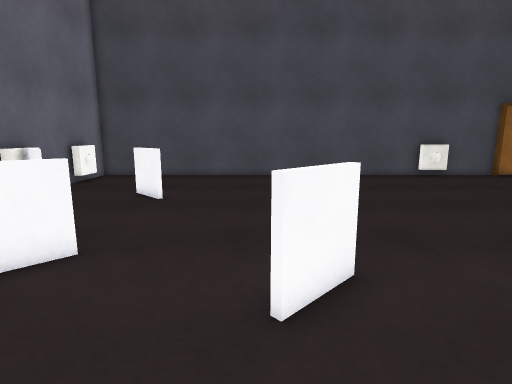
[1] (above)

14 first-person views from a walk through a 3-D level made in the Unity game engine. The camera is 1.2 m above the floor, tilts 10° down and sees 80° across. The floor is counted in squares, 0.5 m on a side. Each view is taken from the middle of a square. On the plan, view 1 faces up. The plan holds only what a view shows up to about 19 squares ahead; the rest is blank. The player character is not drawn. Surface patterns are stand-ins for the level's own textures.

[2]
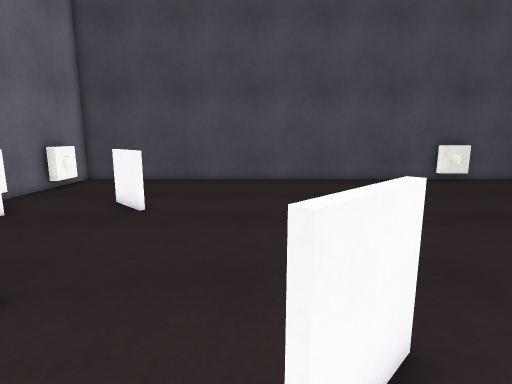

[3]
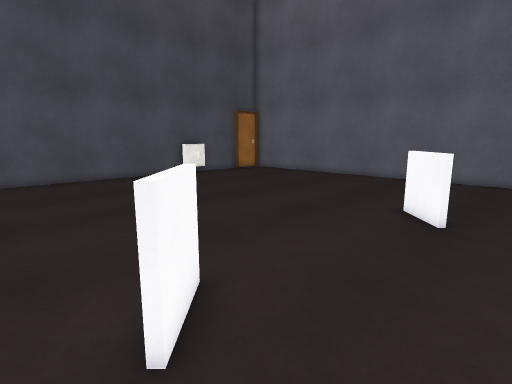

[4]
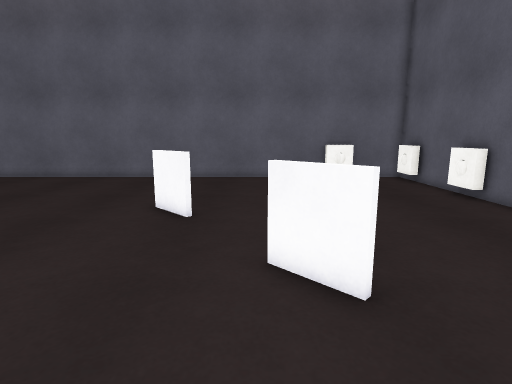

[5]
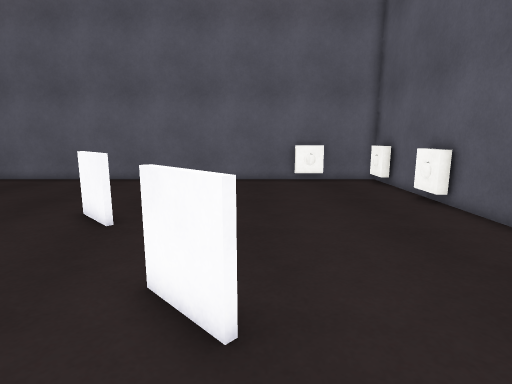

[6]
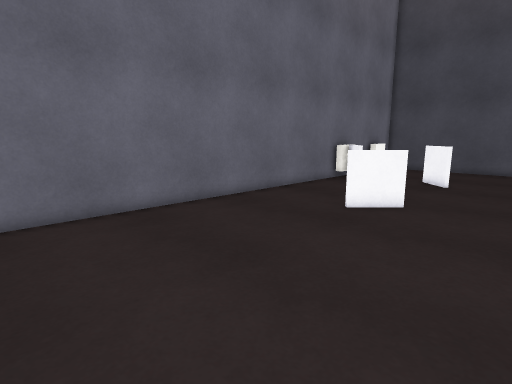

[7]
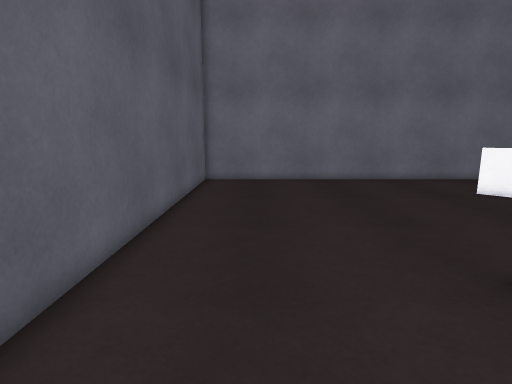

[8]
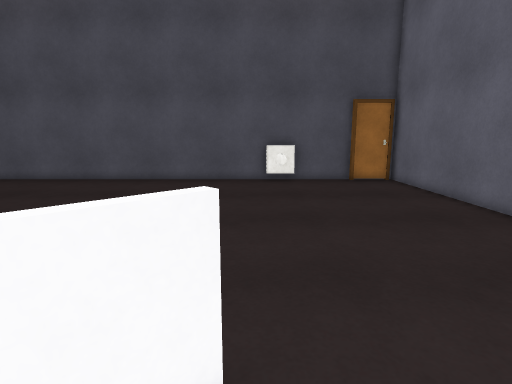

[9]
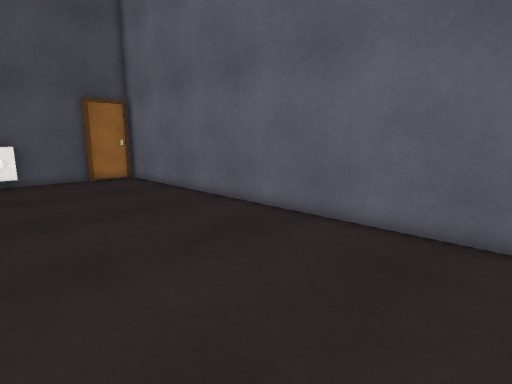

[10]
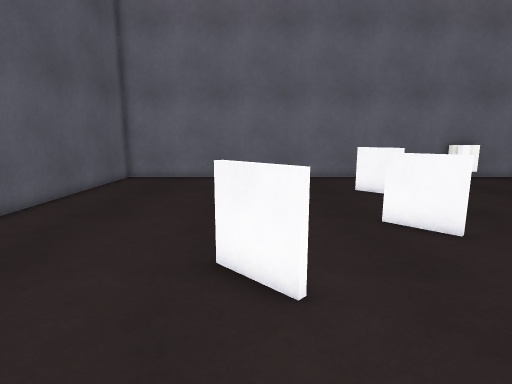

[11]
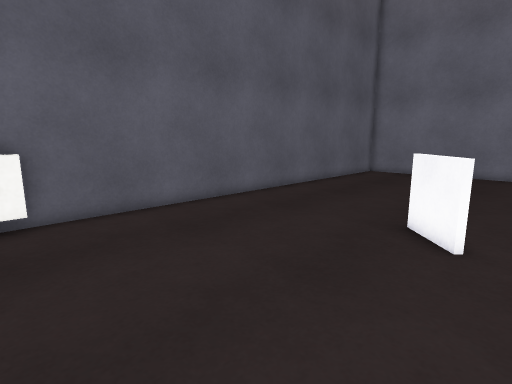

[12]
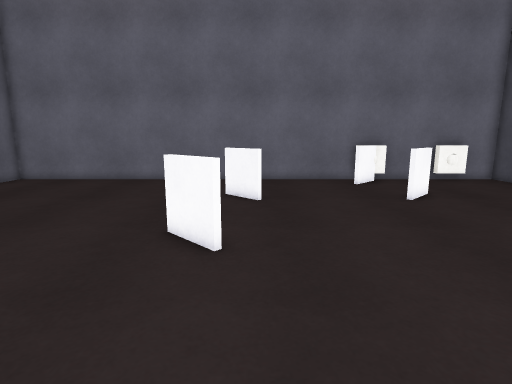

[13]
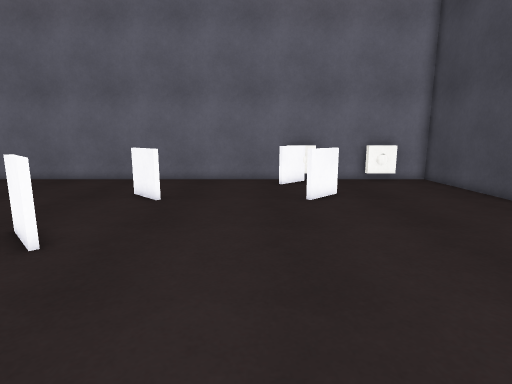

[14]
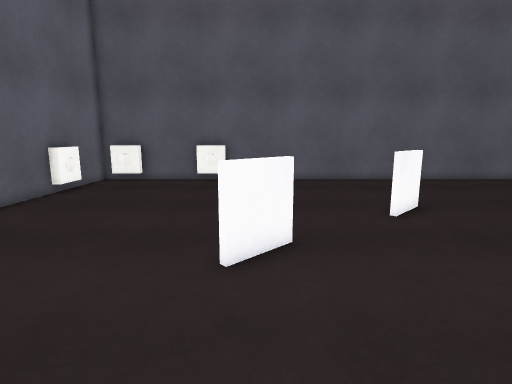

### Floor plan
Points are (right, up) in squares from view 1. A wall is a line through its corners. A room is listed if a view was taken in it or the views show most of it. See-through windows are left out.
Room 1 (views 1, 2, 3, 4, 5, 6, 7, 8, 9, 10, 11, 12, 13, 14)
walls: (15.6, 20) (-10, 20) (-10, -8) (18, -8) (18, 20); (17.9, 19.7) (15.5, 19.7)
low walls: (1.8, 5.1) (0.3, 3.6); (8.1, 3.1) (9.6, 4.6); (4.8, 0.7) (3.3, -0.8); (9.7, 4.4) (8.7, 3.4); (3.2, -0.7) (4.7, 0.8); (-3.7, 6.2) (-5.2, 4.7); (-3.8, 11.9) (-5.4, 13.4); (-5.2, 13.6) (-3.7, 12.1); (-8, 11.1) (-9.2, 12.4); (-9.1, 12.5) (-7.9, 11.3)
objects: other object (-10, 13) to (-9, 13); other object (-10, 17) to (-9, 18); other object (11, -8) to (12, -7); other object (11, 19) to (12, 20); other object (16, -8) to (17, -7); other object (17, -4) to (18, -4)

Positions as (right, up) in squares from view 1, and headings:
1: (0, 0), facing up
2: (0, 2), facing up
3: (-1, 1), facing up-right
4: (-1, 1), facing right
5: (0, -1), facing right
6: (0, -5), facing up-left
7: (8, -5), facing left
8: (10, 2), facing up
9: (10, 1), facing up-right
10: (9, 0), facing left
11: (12, 2), facing down-left
12: (8, 6), facing left
13: (8, 10), facing left
14: (9, 10), facing down
